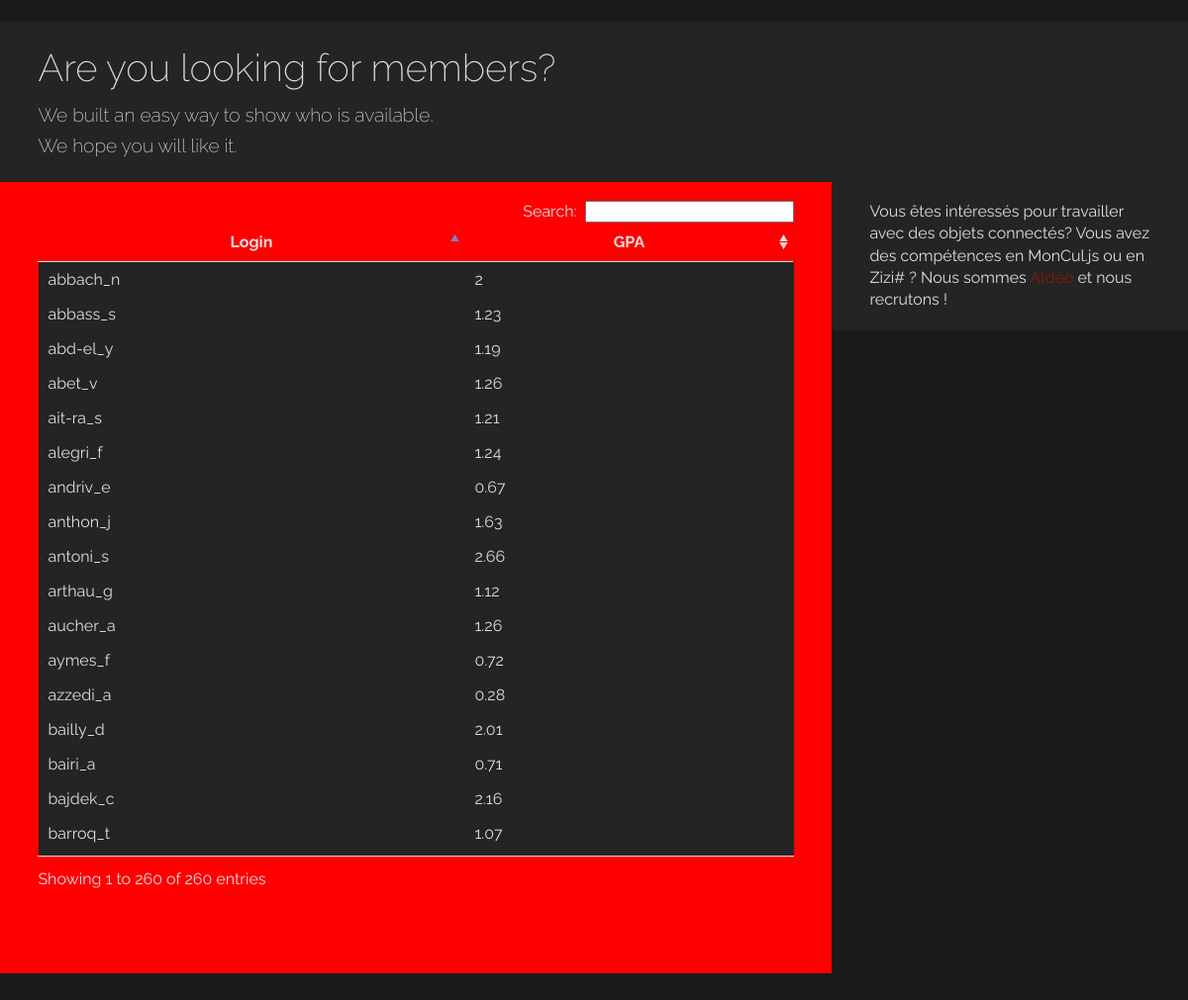
The page / on the database its author committed.
### tables this page shows
CREATE TABLE IF NOT EXISTS `student` (
`id` int(11) NOT NULL,
  `login` varchar(255) NOT NULL,
  `GPA` float NOT NULL,
  `taken` tinyint(4) NOT NULL
);

### framework/lib/base/sql_abstract.php (called while the page is built, shortened)
<?php
function sql_abstract($string, $array = NULL)
{
	$req = $GLOBALS['bdd']->prepare($string);
	$req->execute($array);
	$rep = $req->fetchAll(PDO::FETCH_CLASS);
	return ($rep);
}
?>

### index.php (the view, shortened to what this page needs)
<?php
$not_taken = sql_abstract("SELECT * FROM student WHERE taken = 0");
$tab = "<table id=\"studentTable\">";
$tab .= "<thead><tr><th>Login</th><th>GPA</th></tr></thead>";
$tab .= "<tbody>";
foreach ($not_taken as $key => $value)
{
	$tab .= "<tr><td><a href=\"https://intra.epitech.eu/user/" . $value->login . "\">";
	$tab .= $value->login;
	$tab .= "</a></td><td>";
	$tab .= $value->GPA . "</td></tr>";
}
$tab .= "</tbody></table>";
echo layout_render("index.html", null, array('tab' => $tab));
?>

### framework/lib/base/template_render.php (shortened to what this page needs)
<?php
function template_render($path, $vars = NULL)
{
	$lines = file( ($GLOBALS['env_template'] ? 'views/' : 'cache/') . $path);
	$rendered = '';
	foreach($lines as $line)
	{
		$newpath = explode('include("', $line);
		if (count($newpath) > 1)
		{
			$newpath = explode('");', $newpath[1]);
			$rendered .= template_render($newpath[0]);
		}
		else
		{
			$rendered .= $line;
		}
	}
	if ($vars != NULL)
	{
		foreach ($vars as $key => $value)
		{
			$rendered = str_replace('$'.$key.';', $value, $rendered);
		}
	}
	foreach ($GLOBALS as $key => $value)
	{
		if (!is_array($value) && !is_object($value))
		{
			$rendered = str_replace('$GLOBALS_'.$key.';', $value, $rendered);
		}
	}
	return ($rendered);
}
function layout_render($layout, $view = NULL, $vars = NULL)
{
	$display = '';
	$vars['VIEW_CONTENT'] = $display;
	if ($layout)
		$display = template_render($layout, $vars);
	echo $display;
}
?>

### css/main.css (style rules this page uses)
html, button, input, select, textarea { color: #222; }
html { font-size: 1em; line-height: 1.4; }
* { margin: 0; padding: 0; }
aside a { text-decoration: none; color: #8c180c; transition: all 1s ease; }
html, body { font-family: 'Raleway', sans-serif; color: #dedede; }
body { background: #1a1a1a; }
header { display: block; padding: 1.2em 2.4em; background: #242424; }
h1, h2 { margin: 0.2em 0; font-weight: 200; }
h1 { font-size: 2.4em; margin-top: 0; }
h2 { font-size: 1.2em; }
#studentTable a, #studentTable a:link, #studentTable a:visited, #studentTable a:hover, #studentTable a:active { color: #dedede; text-decoration: none; }
#main { width: 70%; height: 100%; box-sizing: border-box; background: red; position: relative; float: left; display: inline-block; }
aside { width: 30%; background: #242424; display: inline-block; position: relative; float: left; box-sizing: border-box; }
aside section, #main section { width: 100%; padding: 1.2em 2.4em; -webkit-box-sizing: border-box; -moz-box-sizing: border-box; box-sizing: border-box; }

### rows shown on the page
student: value "abbach_n", GPA "2"
student: value "abbass_s", GPA "1.23"
student: value "abd-el_y", GPA "1.19"
student: value "abet_v", GPA "1.26"
student: value "ait-ra_s", GPA "1.21"
student: value "alegri_f", GPA "1.24"
student: value "andriv_e", GPA "0.67"
student: value "anthon_j", GPA "1.63"
student: value "antoni_s", GPA "2.66"
student: value "arthau_g", GPA "1.12"
student: value "aucher_a", GPA "1.26"
student: value "aymes_f", GPA "0.72"
student: value "azzedi_a", GPA "0.28"
student: value "bailly_d", GPA "2.01"
student: value "bairi_a", GPA "0.71"
student: value "bajdek_c", GPA "2.16"
student: value "barroq_t", GPA "1.07"
